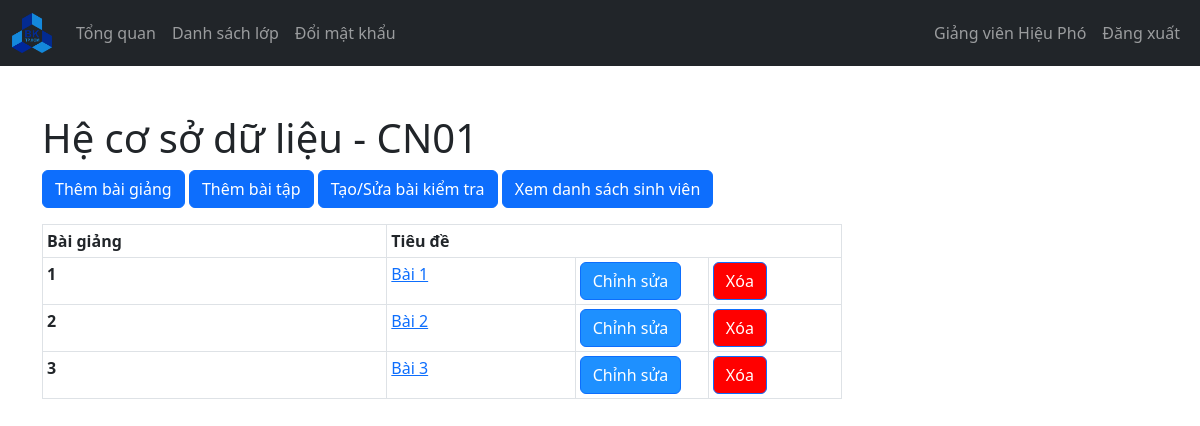
The page /GiangVien/lop_view.php?id=1 (signed in) on the database its author committed.
### tables this page shows
CREATE TABLE `giangvien` (
  `magiangvien` varchar(127) NOT NULL,
  `ho_tenlot` varchar(255) NOT NULL,
  `ten` varchar(255) NOT NULL,
  `tendangnhap` varchar(127) NOT NULL,
  `matkhau` varchar(255) NOT NULL,
  `email` varchar(255) NOT NULL,
  `sdt` varchar(15) NOT NULL,
  `namsinh` int(11) NOT NULL,
  `gioitinh` tinyint(1) NOT NULL
);

CREATE TABLE `khoahoc` (
  `makhoahoc` varchar(127) NOT NULL,
  `tenkhoahoc` varchar(255) NOT NULL
);

CREATE TABLE `lophoc` (
  `id_c` int(11) NOT NULL,
  `malophoc` varchar(127) NOT NULL,
  `makhoahoc` varchar(127) NOT NULL,
  `magiangvien` varchar(127) NOT NULL
);

CREATE TABLE `baigiang` (
  `id_l` int(11) NOT NULL,
  `id_lophoc` int(11) NOT NULL,
  `tieude` text NOT NULL,
  `noidung` mediumtext NOT NULL
);

### controllers/giangvien_ctl.php (called while the page is built, shortened)
<?php
function getGiangVienTheoId($giangvien_id, $conn)
{
  $sql = "SELECT * FROM giangvien
            WHERE magiangvien=?";
  $stmt = $conn->prepare($sql);
  $stmt->execute([$giangvien_id]);
  if ($stmt->rowCount() == 1) {
    $giangvien = $stmt->fetch();
    return $giangvien;
  } else {
    return 0;
  }
}

### controllers/lophoc_ctl.php (called while the page is built, shortened)
<?php
function getTenCuaKhoa($khoa_id, $conn) {
  $sql = "SELECT tenkhoahoc FROM khoahoc
          WHERE makhoahoc=?";
  $stmt = $conn->prepare($sql);
  $stmt->execute([$khoa_id]);
  if ($stmt->rowCount() == 1) {
    $tenkhoa = $stmt->fetch();
    return $tenkhoa;
  } else {
    return 0;
  }
}
function gvKiemTraQuyenVaoLop($magv, $id_lophoc, $conn) {
  $sql = "SELECT * from lophoc
          WHERE id_c=:lop AND magiangvien=:gv";
  $stmt = $conn->prepare($sql);
  $stmt->bindParam(':lop',$id_lophoc);
  $stmt->bindParam(':gv',$magv);
  $stmt->execute();
  if ($stmt->rowCount()<1) {
    return false;
  } else {
    return true;
  }
}
function getLopTheoId($id, $conn) {
  $sql = "SELECT malophoc,makhoahoc FROM lophoc
          WHERE id_c=?";
  $stmt = $conn->prepare($sql);
  $stmt->execute([$id]);
  if ($stmt->rowCount() == 1) {
    $lophoc = $stmt->fetch();
    return $lophoc;
  } else {
    return 0;
  }
}
function getBaiGiangCuaLop($lop_id, $conn) {
  $sql = "SELECT id_l,tieude FROM baigiang
          WHERE id_lophoc=?";
  $stmt = $conn->prepare($sql);
  $stmt->execute([$lop_id]);
  if ($stmt->rowCount() >= 1) {
    $baigiang = $stmt->fetchAll();
    return $baigiang;
  } else {
    return 0;
  }
}

### controllers/global_ctl.php (called while the page is built, shortened)
<?php
function gotoBaiGiang($baigiang_id) {
  return "./baigiang.php?id=$baigiang_id";
}

### GiangVien/lop_view.php (the view, shortened to what this page needs)
<?php
if (isset($_SESSION['magiangvien']) && isset($_SESSION['tucach']) && $_GET['id']) {
    if ($_SESSION['tucach'] == 'GiangVien') {
        include "../controllers/includer.php";
        $magiangvien = $_SESSION['magiangvien'];
        $giangvien = getGiangVienTheoId($magiangvien, $conn);
        $id_lophoc = $_GET['id'];
        $lophoc = getLopTheoId($id_lophoc, $conn);
        $khoahoc = 0;
        $truycap = gvKiemTraQuyenVaoLop($magiangvien, $id_lophoc, $conn);
?>
        <!DOCTYPE html>
        <html lang="en">
        <head>
                <?php
                $tengiangvien = $giangvien['ho_tenlot'] . " " . $giangvien['ten'];
                $usrname = "Giảng viên " . $tengiangvien;
                if ($lophoc != 0) {
                    $khoahoc = getTenCuaKhoa($lophoc['makhoahoc'], $conn);
                    $tenkhoahoc = $khoahoc['tenkhoahoc'];
                    $baigiang = getBaiGiangCuaLop($id_lophoc, $conn);
                    $title = $tenkhoahoc . " - " . $lophoc['malophoc'];
                    $real_title = $title;
                } else {
                    $title = "Không tìm thấy lớp";
                }
                ?>
            <link rel="stylesheet" href="https://cdn.jsdelivr.net/npm/bootstrap@5.2.0/dist/css/bootstrap.min.css">
            <link rel="stylesheet" href="../css/style.css">
            <link rel="stylesheet" href="https://cdnjs.cloudflare.com/ajax/libs/font-awesome/4.7.0/css/font-awesome.min.css">
        </head>
        <body>
            <?php
            include "comp/navbar.php";
            ?>
            <?php
            if ($khoahoc != 0) {
            ?>
                <div class="container mt-5">
                    <h1><?= $real_title ?></h1>
                    <?php
                    if ($truycap != false) {
                        ?>
                        <button class="btn btn-primary">Thêm bài giảng</button>
                        <button class="btn btn-primary">Thêm bài tập</button>
                        <button class="btn btn-primary">Tạo/Sửa bài kiểm tra</button>
                        <button class="btn btn-primary">Xem danh sách sinh viên</button>
                        <?php
                        if ($baigiang != 0) {
                            ?>
                            <div class="table-responsive">
                                <table class="table table-sm table-bordered mt-3 n-table table-hover">
                                    <thead>
                                        <tr>
                                            <th scope="col">Bài giảng</th>
                                            <th scope="col" colspan="3">Tiêu đề</th>
                                        </tr>
                                    </thead>
                                    <tbody>
                                        <?php
                                        $i = 1;
                                        foreach ($baigiang as $bg) {
                                        ?>
                                            <tr>
                                                <th scope="row">
                                                    <?php echo $i;
                                                    $i++; ?>
                                                </th>
                                                <td scope="row">
                                                    <a href="<?php echo gotoBaiGiang($bg['id_l']) ?>">
                                                        <?= $bg['tieude'] ?>
                                                    </a>
                                                </td>
                                                <td scope="row" class="col-md-2">
                                                    <button class="btn btn-primary" style="background-color: dodgerblue;">Chỉnh sửa</button>
                                                </td>
                                                <td scope="row" class="col-md-2">
                                                    <button class="btn btn-primary" style="background-color: red;">Xóa</button>
                                                </td>
                                            </tr>
                                        <?php
                                        }
                                        ?>
                                    </tbody>
                                </table>
                            <?php } else { ?>
                                <div class="alert alert-info" role="alert">
                                    Chưa có bài giảng.
                                </div>
                            <?php } ?>
                        <?php } ?>
                            </div>
                        <?php } else { ?>
                            <div class="alert alert-info .w-450 m-5" role="alert">
                                Không tìm thấy lớp học!
                            </div>
                        <?php } ?>
                </div>
        </body>
        </html>
<?php
    } else {
        header("Location: ../login.php");
        exit;
    }
} else {
    header("Location: ../login.php");
    exit;
}
?>

### GiangVien/comp/navbar.php (shortened to what this page needs)
<nav class="navbar navbar-expand-lg navbar-dark bg-dark">
  <div class="container-fluid">
    <a class="navbar-brand" href="../index.php">
      <img src="../imgs/logo.png" width="40">
    </a>
    <div class="collapse navbar-collapse" id="navbarSupportedContent">
      <ul class="navbar-nav me-auto mb-2 mb-lg-0" id="navLinks">
        <li class="nav-item">
          <a class="nav-link" aria-current="page" href="index.php">Tổng quan</a>
        </li>
        <li class="nav-item">
          <a class="nav-link" href="lop.php">Danh sách lớp</a>
        </li>
        <li class="nav-item">
          <a class="nav-link" href="doimatkhau.php">Đổi mật khẩu</a>
        </li>
      </ul>
      <ul class="navbar-nav me-right mb-2 mb-lg-0">
        <li class="nav-item">
          <a class="nav-link" href="index.php">
            <?= $usrname ?>
          </a>
        </li>
        <li class="nav-item">
          <a class="nav-link" href="../logout.php">Đăng xuất</a>
        </li>
      </ul>
    </div>
  </div>
</nav>

### css/style.css (style rules this page uses)
.n-table { max-width: 800px; }

### rows shown on the page
giangvien: usrname "Giảng viên Hiệu Phó"
khoahoc: tenkhoahoc.malophoc "Hệ cơ sở dữ liệu - CN01"
baigiang: tieude "Bài 1"
baigiang: tieude "Bài 2"
baigiang: tieude "Bài 3"
